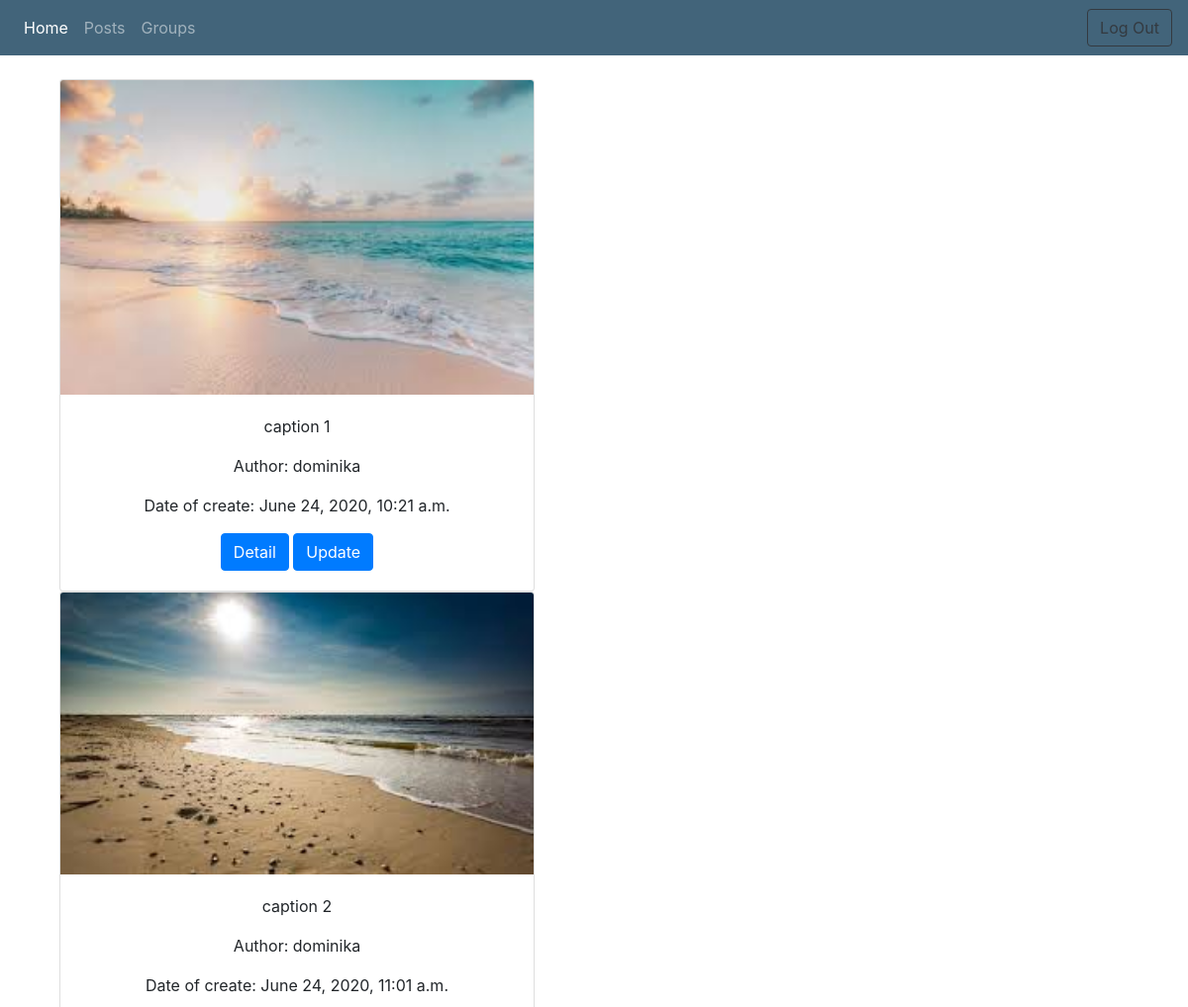
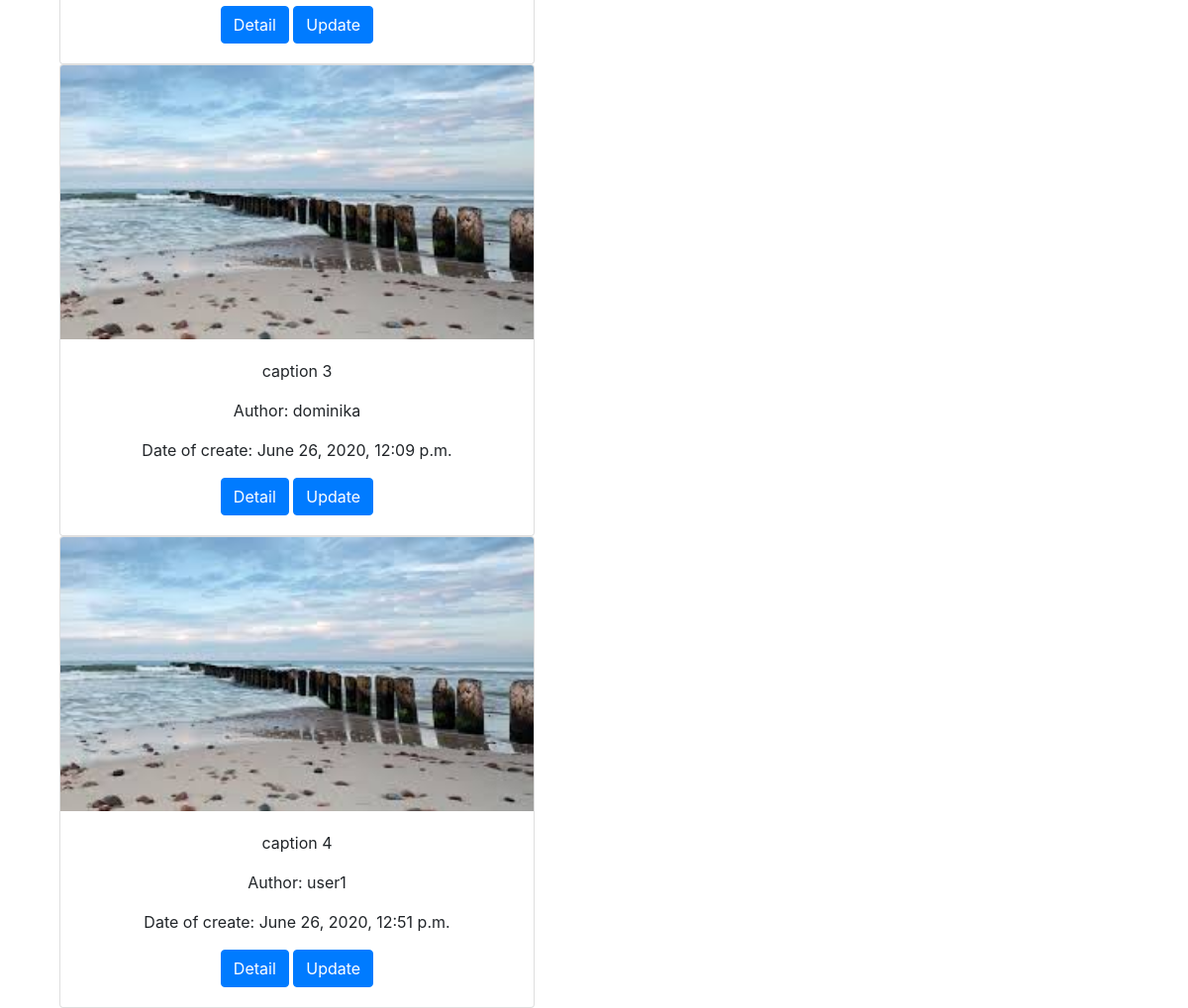
The page /posts/list/ (signed in) on the database its author committed (2 pictures, top to bottom).
### posts/models.py (models this page shows, shortened)
class Post(models.Model):
    author = models.ForeignKey(User, related_name='author', on_delete=models.CASCADE)
    image = models.ImageField(upload_to='posts_image')
    caption = models.TextField(blank=True, null=True)
    date_of_publication = models.DateTimeField(auto_now_add=True)
    class Meta:
        ordering = ['date_of_publication']
    def get_absolute_url(self):
        return reverse('posts:detail', kwargs={'pk': self.pk})

### posts/views.py (the view)
# urls.py: path('list/', views.PostListView.as_view(), name='list'),
class PostListView(ListView):
    model = Post
    reverse_lazy('about')

### posts/templates/posts/post_list.html
{% extends 'base.html' %}
{% block conntent %}
    {% for post in object_list %}
        <div class="container">
            <div class="card text-center" style="width: 30rem;">
                <img src="{{post.image.url}}" class="card-img-top" alt="Card image cap">
                <div class="card-body">
                    <p class="card-text">{{ post.caption }}</p>
                    <p>Author: {{ post.author }}</p>
                    <p>Date of create: {{ post.date_of_publication }}</p>
                    <a href="{% url 'posts:detail' post.pk %}" class="btn btn-primary">Detail</a>
                    <a href="{% url 'posts:update' post.pk %}" class="btn btn-primary">Update</a>
                </div>
            </div>
        </div>
    {% endfor %}
{% endblock %}

### rows shown on the page
Post: image (picture), caption "caption 1", author "dominika", date_of_publication "June 24, 2020, 10:21 a.m."
Post: image (picture), caption "caption 2", author "dominika", date_of_publication "June 24, 2020, 11:01 a.m."
Post: image (picture), caption "caption 3", author "dominika", date_of_publication "June 26, 2020, 12:09 p.m."
Post: image (picture), caption "caption 4", author "user1", date_of_publication "June 26, 2020, 12:51 p.m."
